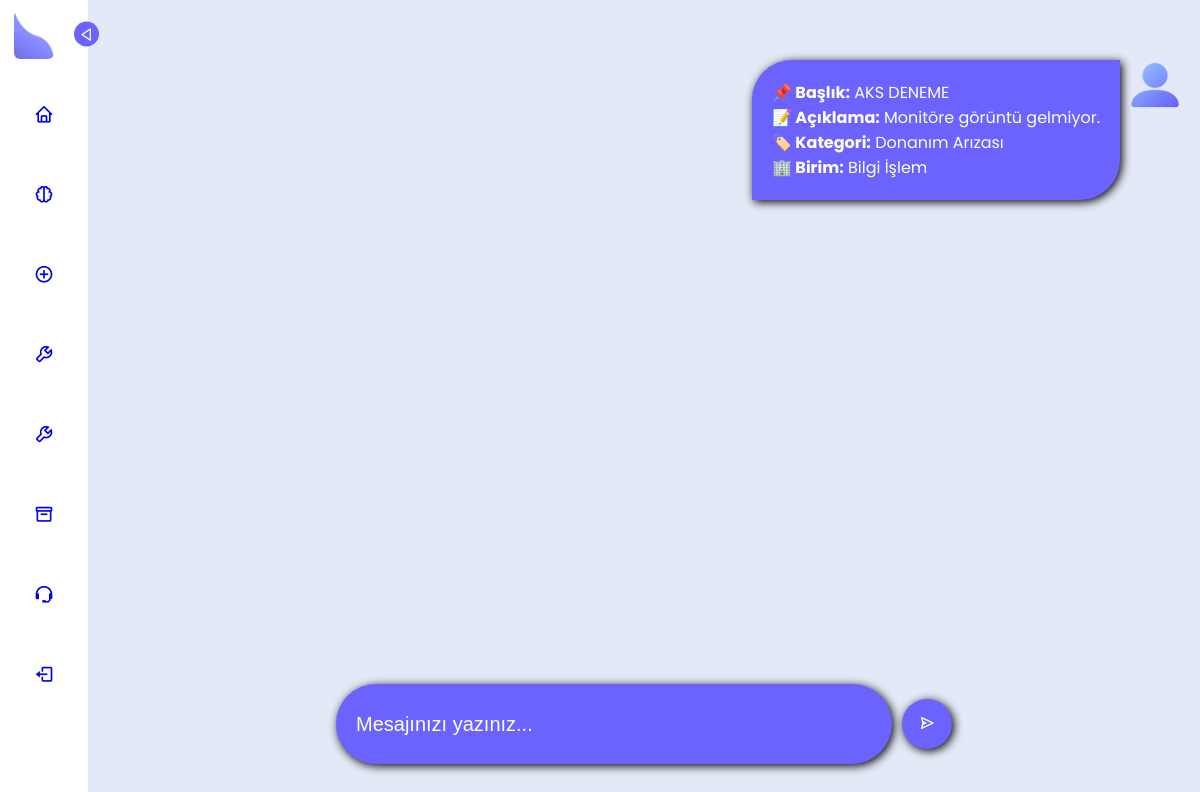
Page /ariza-detay.php?id=36 (signed in) on the committed database.
### tables this page shows
CREATE TABLE `ariza_kayitlari` (
  `id` int(11) NOT NULL,
  `kullanici_id` int(11) NOT NULL,
  `birim_id` int(11) NOT NULL,
  `kategori_id` int(11) NOT NULL,
  `teknik_personel_id` int(11) DEFAULT NULL,
  `baslik` varchar(255) NOT NULL,
  `aciklama` text NOT NULL,
  `dosya_yolu` varchar(255) DEFAULT NULL,
  `durum_id` int(11) NOT NULL,
  `olusturulma_tarihi` datetime DEFAULT current_timestamp()
);

CREATE TABLE `kategoriler` (
  `id` int(11) NOT NULL,
  `kategori_adi` varchar(100) NOT NULL
);

CREATE TABLE `birimler` (
  `id` int(11) NOT NULL,
  `birim_adi` varchar(100) NOT NULL
);

### ariza-detay.php (the view, shortened to what this page needs)
<?php
require 'db-con.php';
$ariza_id = $_GET['id'] ?? null;
$stmt = $conn->prepare("
    SELECT ak.*, b.birim_adi, k.kategori_adi
    FROM ariza_kayitlari ak
    JOIN birimler b ON ak.birim_id = b.id
    JOIN kategoriler k ON ak.kategori_id = k.id
    WHERE ak.id = ?
");
$stmt->bind_param("i", $ariza_id);
$stmt->execute();
$ariza = $stmt->get_result()->fetch_assoc();
$isCozuldu = ($ariza['durum_id'] ?? null) == 4;
?>
<!DOCTYPE html>
<html lang="en">
<head>
	<link rel="stylesheet" href="style.css">
    <link href='https://unpkg.com/boxicons@2.1.4/css/boxicons.min.css' rel='stylesheet'>
</head>
<body>
    <div class="main-container">
    <nav class="sidebar close">
        <header>
            <div class="user">
                <span class="image">
                    <img src="images/wave.png" alt="logo">
                </span>
            <i class='bx bx-right-arrow ok'></i>
        </header>
        <div class="menu-bar">
            <div class="menu">
                <ul class="links">
                    <li class="nav-link">
                        <a href="main-page.php">
                            <i class='bx bx-home icon'></i>
                        </a>
                    </li>
                    <li class="nav-link" id="ai-shortcut">
                        <a href="#">
                            <i class='bx bx-brain icon'></i>
                        </a>
                    </li>
                    <li class="nav-link">
                        <a href="kayit-olustur.php">
                            <i class='bx bx-plus-circle icon'></i>
                        </a>
                    </li>
                    <li class="nav-link">
                        <a href="ariza-kayitlarim.php">
                            <i class='bx bx-wrench icon'></i>
                        </a>
                    </li>
                    <li class="nav-link">
                        <a href="arizakayitlari-teknik.php">
                            <i class='bx bx-wrench icon'></i>
                        </a>
                    </li>
                    <li class="nav-link">
                        <a href="ambar.php">
                            <i class='bx bx-box icon'></i>
                        </a>
                    </li>
                    <li class="nav-link">
                        <a href="contact.php">
                            <i class='bx bx-support icon'></i>
                        </a>
                    </li>
                </ul>
            </div>
            <div class="bottom-content">
            <li class="">
                        <a href="cikis.php">
                            <i class='bx bx-log-out icon'></i>
                        </a>
                    </li>
            </div>
        </div>
    </nav>
<section class="home">
        <div class="chat-wrapper">
            <div class="chat-container">
                <div class="kullanici-chatbox">
                    <div class="kullanici-chatarea">
                        <strong>📌 Başlık:</strong> <?= htmlspecialchars($ariza['baslik']) ?><br>
                        <strong>📝 Açıklama:</strong> <?= nl2br(htmlspecialchars($ariza['aciklama'])) ?><br>
                        <strong>🏷️ Kategori:</strong> <?= htmlspecialchars($ariza['kategori_adi']) ?><br>
                        <strong>🏢 Birim:</strong> <?= htmlspecialchars($ariza['birim_adi']) ?><br>
                    </div>
                    <img src="images/user.png" width="50" />
                </div>
            </div>
                    <?php if ($isCozuldu): ?>
            <div class="message-input disabled">
                <input type="text" class="message" value="Sorun çözülmüştür." disabled>
                <button class="gndrbutton" disabled><i class='bx bx-check'></i></button>
            </div>
        <?php else: ?>
            <form class="message-input" action="yorum_ekle.php" method="POST">
                <input type="text" class="message" name="mesaj" placeholder="Mesajınızı yazınız..." required>
                <button type="submit" class="gndrbutton"><i class='bx bx-send'></i></button>
            </form>
        <?php endif; ?>
        </div>
    </section>
</div>
</body>
</html>

### style.css (style rules this page uses)
* { padding: 0; margin: 0; box-sizing: border-box; }
body { font-family: 'Poppins', sans-serif; overflow-x: hidden; overflow-y: auto; }
form { width: 360px; }
.main-container { height: 100vh; background: #e4e9f7; }
.sidebar { position: fixed; top: 0; left: 0; height: 100%; width: 250px; padding: 10px 14px; background: #fff; transition: .5s; z-index: 100; }
.sidebar header { position: relative; }
.sidebar .user img { width: 40px; border-radius: 6px; }
.sidebar header .user { display: flex; align-items: center; }
.sidebar .image { min-width: 60px; display: flex; align-items: center; }
.sidebar header .ok { position: absolute; height: 25px; width: 25px; top: 50%; right: -25px; transform: translateY(-50%); background: #6c63ff; display: flex; align-items: center; justify-content: center; border-radius: 50%; color: #fff; font-size: 15px; }
.sidebar li { height: 50px; margin-top: 30px; list-style: none; display: flex; align-items: center; }
.sidebar li .icon { font-size: 20px; min-width: 60px; display: flex; align-items: center; justify-content: center; }
.sidebar li a { text-decoration: none; height: 100%; width: 100%; border-radius: 6px; display: flex; align-items: center; transition: .5s; }
.sidebar.close { width: 88px; }
.home { height: 100vh; width: calc(100% - 250px); position: relative; left: 250px; background: #e4e9f7; transition: .5s; top: 40px; min-height: calc(100vh - 40px); }
.sidebar.close ~ .home { left: 88px; width: calc(100% - 88px); }
button[type="submit"] { background-color: #6c63ff; color: white; border: none; padding: 12px; font-size: 16px; border-radius: 8px; cursor: pointer; transition: background-color 0.3s; }
button { outline: none; border: none; border-radius: 6px; cursor: pointer; padding: 10px; color: #fff; }
.chat-wrapper { display: flex; flex-direction: column; height: calc(100vh - 40px); overflow: hidden; }
.chat-container { width: 100%; flex: 1; background-color: transparent; padding: 20px; display: flex; flex-direction: column; gap: 20px; overflow-y: auto; }
.kullanici-chatbox, .teknik-personel-chatbox { display: flex; align-items: flex-start; gap: 10px; width: 100%; }
.kullanici-chatbox img, .teknik-personel-chatbox img { width: 50px; height: 50px; object-fit: cover; }
.kullanici-chatbox { justify-content: flex-end; }
.kullanici-chatbox .kullanici-chatarea { max-width: 60%; padding: 20px; background-color: #6c63ff; color: white; border-radius: 40px 0px 40px 0px; box-shadow: 2px 2px 10px black; }
.message-input { width: 100%; height: 20%; display: flex; align-items: center; justify-content: center; background-color: transparent; gap: 10px; }
.message-input input.message { width: 50%; height: 80px; background-color: #6c63ff; outline: none; border: none; border-radius: 50px; padding: 20px; color: white; font-size: 20px; box-shadow: 2px 2px 10px black; }
.message-input .gndrbutton { width: 50px; height: 50px; border-radius: 50%; background-color: #6c63ff; border: none; box-shadow: 2px 2px 10px black; cursor: pointer; }
.message-input input::placeholder { color: white; opacity: 1; }
input, select, textarea { font-size: 16px; }
.sidebar header .ok { cursor: pointer; transition: transform 0.3s; z-index: 1001; }
.sidebar.close header .ok { transform: translateY(-50%) rotate(180deg); }
.sidebar.close ~ .home { left: 88px; width: calc(100% - 88px); transition: .5s; }

### rows in the picture
ariza_kayitlari: baslik "AKS DENEME", aciklama "Monitöre görüntü gelmiyor.", kategori.kategori_adi "Donanım Arızası", birim.birim_adi "Bilgi İşlem"
